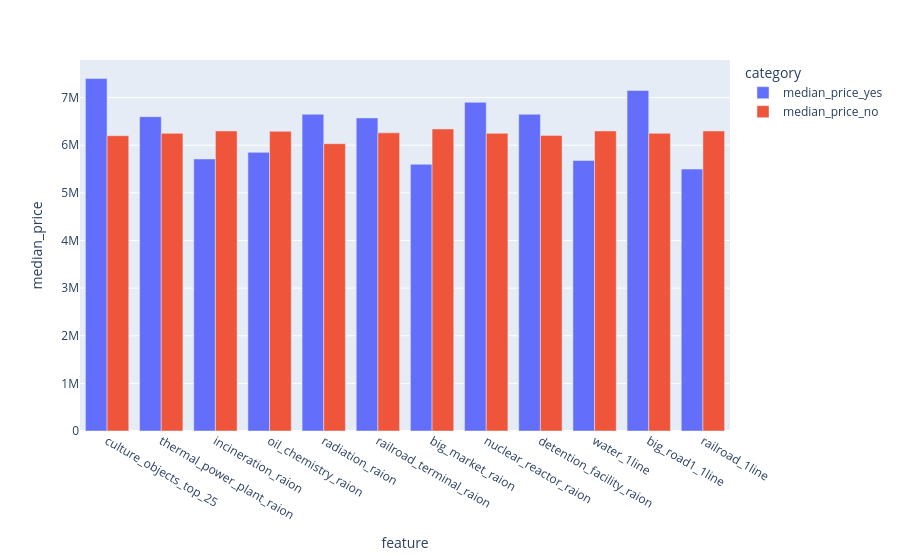

The notebook cell this image was saved under:
### Code cell
plot_df = summary_df.melt(
    id_vars='feature',
    value_vars=[
        'median_price_yes',
        'median_price_no'
    ],
    var_name='category',
    value_name='median_price'
)

fig = px.bar(
    plot_df,
    x='feature',
    y='median_price',
    color='category',
    barmode='group'
)

fig.show()

### Figure 1 — Plotly figure (JSON) as saved in the notebook; plotly's stock layout.template omitted (floating-point values rounded to 4 significant figures)
{"data": [{"alignmentgroup": "True", "hovertemplate": "category=median_price_yes<br>feature=%{x}<br>median_price=%{y}<extra></extra>", "legendgroup": "median_price_yes", "marker": {"color": "#636efa", "pattern": {"shape": ""}}, "name": "median_price_yes", "offsetgroup": "median_price_yes", "orientation": "v", "showlegend": true, "textposition": "auto", "type": "bar", "x": ["culture_objects_top_25", "thermal_power_plant_raion", "incineration_raion", "oil_chemistry_raion", "radiation_raion", "railroad_terminal_raion", "big_market_raion", "nuclear_reactor_raion", "detention_facility_raion", "water_1line", "big_road1_1line", "railroad_1line"], "xaxis": "x", "y": [7400000.0, 6600000.0, 5711000.0, 5850000.0, 6650000.0, 6574000.0, 5600000.0, 6900000.0, 6651000.0, 5678000.0, 7150000.0, 5500000.0], "yaxis": "y"}, {"alignmentgroup": "True", "hovertemplate": "category=median_price_no<br>feature=%{x}<br>median_price=%{y}<extra></extra>", "legendgroup": "median_price_no", "marker": {"color": "#EF553B", "pattern": {"shape": ""}}, "name": "median_price_no", "offsetgroup": "median_price_no", "orientation": "v", "showlegend": true, "textposition": "auto", "type": "bar", "x": ["culture_objects_top_25", "thermal_power_plant_raion", "incineration_raion", "oil_chemistry_raion", "radiation_raion", "railroad_terminal_raion", "big_market_raion", "nuclear_reactor_raion", "detention_facility_raion", "water_1line", "big_road1_1line", "railroad_1line"], "xaxis": "x", "y": [6200000.0, 6250000.0, 6300000.0, 6291000.0, 6033000.0, 6260000.0, 6341000.0, 6250000.0, 6207000.0, 6300000.0, 6250000.0, 6300000.0], "yaxis": "y"}], "layout": {"barmode": "group", "legend": {"title": {"text": "category"}, "tracegroupgap": 0}, "margin": {"t": 60}, "xaxis": {"anchor": "y", "domain": [0, 1], "title": {"text": "feature"}}, "yaxis": {"anchor": "x", "domain": [0, 1], "title": {"text": "median_price"}}}}
